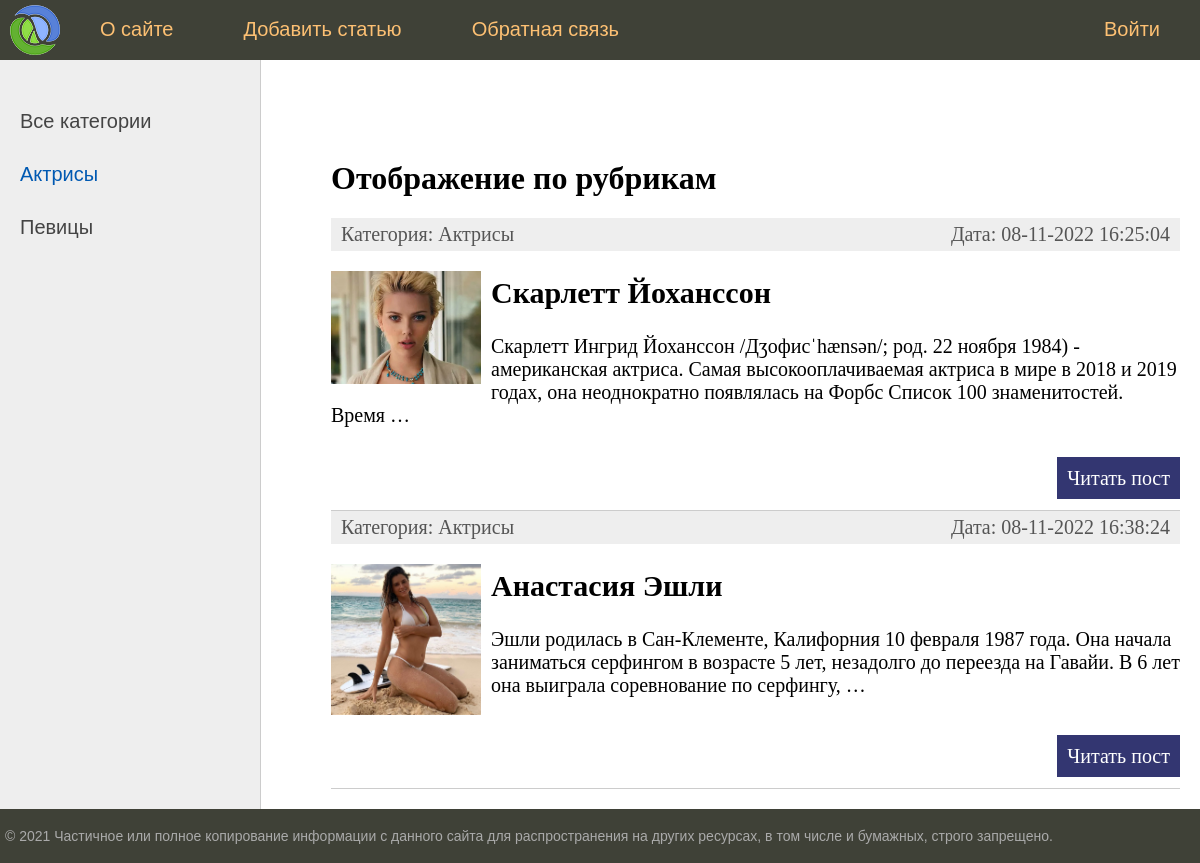
Screenshot of /category/aktrisy with the database file from the repository.
### women/models.py (models this page shows, shortened)
class Category(models.Model):
    name = models.CharField(max_length=100, db_index=True, verbose_name="Категория")
    slug = models.SlugField(max_length=255, unique=True, db_index=True, verbose_name="URL")
    def __str__(self):
        return self.name
    def get_absolute_url(self):
        return reverse('category', kwargs={'cat_slug': self.slug})
    class Meta:
        verbose_name = 'Категория'
        verbose_name_plural = 'Категории'
        ordering = ['id']

class Women(models.Model):  # унаследовались от класса Model
    title = models.CharField(max_length=255, verbose_name="Заголовок")
    slug = models.SlugField(max_length=255, unique=True, db_index=True, verbose_name="URL")
    content = models.TextField(blank=True, verbose_name="Текст статьи")
    photo = models.ImageField(upload_to='photos/%Y/%m/%d/', verbose_name="Фото")
    time_create = models.DateTimeField(auto_now_add=True, verbose_name="Время создания")
    time_update = models.DateTimeField(auto_now=True, verbose_name="Время изменения")
    is_published = models.BooleanField(default=True, verbose_name="Публикация")
    cat = models.ForeignKey('Category', on_delete=models.PROTECT,
                            verbose_name="Категории")  # передаем  первичную модель как строку, к полю cat постфикс id django  добавит автоматически
    def get_absolute_url(self):
        return reverse('post', kwargs={'post_slug': self.slug})
    class Meta:
        verbose_name = 'Известные женщины'
        verbose_name_plural = 'Известные женщины'
        ordering = ['time_create', 'title']

### women/views.py (the view)
# urls.py: path('category/<slug:cat_slug>', show_category, name="category")
def show_category(request, cat_slug):
    cat = Category.objects.get(slug=cat_slug)
    women_list = Women.objects.filter(cat_id=cat.id)
    if len(women_list) == 0:
        raise Http404()
    context = {
        'women_list': women_list,
        'cat_selected': cat.id,
        'title': 'Отображение по рубрикам'
    }
    return render(request, 'women/index.html', context=context)

### women/templatetags/women_tags.py (called while the page is built)
@register.inclusion_tag("women/list_categories.html")
def show_categories(sort=None, cat_selected=0):  # sort хранит значение полей, по которому будет проводиться сортировка
    if not sort:
        cats = Category.objects.all()
    else:
        cats = Category.objects.order_by(sort)
    return {"cats": cats,
            "cat_selected": cat_selected}  # возращает словарь, который будет передаваться шаблону, возвращает фрагмент html страницы

@register.inclusion_tag("women/menu_list.html")
def show_menu():
    menu = [
        {'title': 'О сайте', 'url_name': 'about'},
        {'title': 'Добавить статью', 'url_name': 'add_page'},
        {'title': 'Обратная связь', 'url_name': 'contact'},
        {'title': 'Войти', 'url_name': 'login'},
    ]
    return {'menu': menu}

### women/templates/women/index.html (shortened to what this page needs)
{% extends 'women/base.html' %}
{% block content %}
<ul class="list-articles">
	<h1>{{title}}</h1>
	{% for w in women_list %}
			<li><div class="article-panel">
				<p class="first">Категория: {{w.cat}}</p>
				<p class="last">Дата: {{w.time_update|date:"d-m-Y H:i:s"}}</p>
			</div>
				{% if w.photo %}
				<p><img class="img-article-left thumb" src="{{w.photo.url}}"></p>
				{% endif %}
				<h2>{{w.title}}</h2>
				{% autoescape on %}
					{{w.content|linebreaks|truncatewords:30}}
				{%endautoescape %}
			<p class="link-read-post"><a href="{{w.get_absolute_url}} ">Читать пост</a></p>
			</li>
	{% endfor %}
</ul>
{% endblock %}

### women/templates/women/list_categories.html
{%for category in cats %}
			{% if category.id == cat_selected %}
				<li class="selected"> {{category.name}}</li>
			{% else %}
				<li><a href="{{category.get_absolute_url}}">{{category.name}}</a></li>
			{% endif %}
		{% endfor %}

### women/static/women/css/styles.css (style rules this page uses)
html, body { font-family: 'Arial'; margin: 0; padding: 0; height: 100%; width: 100%; color: #444; }
a { color: #0059b2; text-decoration: none; }
img { max-width: 600px; height: auto; }
img.img-article-left { max-width: 300px; height: auto; float: left; padding: 0 10px 10px 0; }
img.img-article-left.thumb { max-width: 150px; height: auto; }
p.link-read-post { text-align: right; }
p.link-read-post a { padding: 10px; min-width: 100px; background: #333671; color: #fff; text-decoration: none; }
div.article-panel { background: #eee; padding: 5px 10px 5px 10px; box-sizing: border-box; overflow: hidden; color: #555; }
div.article-panel p.first { margin: 0; float: left; }
div.article-panel p.last { margin: 0; float: right; }
ul.list-articles { list-style: none; margin: 0; padding: 0; }
ul.list-articles li { border-bottom: 1px solid #ccc; }
.left-chapters ul li { margin: 30px 0 0 0; color: #999; }
.left-chapters ul li.selected { color: #0059b2; }
.left-chapters ul li a { color: #444; text-decoration: none; }
.content-text h1 { font-size: 32px; }

### rows the page displays
Category: name "Актрисы"
Category: name "Певицы"
Women: cat "Актрисы", time_update "08-11-2022 16:25:04", photo (picture), title "Скарлетт Йоханссон", content "Скарлетт Ингрид Йоханссон /Дʒофисˈhænsən/; род. 22 ноября 1984) - американская актриса. Самая высокооплачиваемая актриса в мире в 2018 и 2019 годах, она неоднократно появлялась на Форбс Список 100 знаменитостей. Время …"
Women: cat "Актрисы", time_update "08-11-2022 16:38:24", photo (picture), title "Анастасия Эшли", content "Эшли родилась в Сан-Клементе, Калифорния 10 февраля 1987 года. Она начала заниматься серфингом в возрасте 5 лет, незадолго до переезда на Гавайи. В 6 лет она выиграла соревнование по серфингу, …"

### other values shown
{{ m.title }} "О сайте" "Добавить статью" "Обратная связь"
{{ m.title }} "Войти"
{{ title }} "Отображение по рубрикам"
